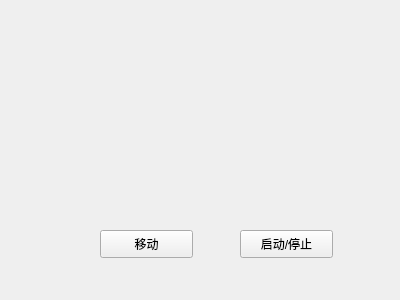
<?xml version="1.0" encoding="UTF-8"?>
<ui version="4.0">
 <class>Widget</class>
 <widget class="QWidget" name="Widget">
  <property name="geometry">
   <rect>
    <x>0</x>
    <y>0</y>
    <width>400</width>
    <height>300</height>
   </rect>
  </property>
  <property name="windowTitle">
   <string>Widget</string>
  </property>
  <widget class="QPushButton" name="btn_move">
   <property name="geometry">
    <rect>
     <x>100</x>
     <y>230</y>
     <width>93</width>
     <height>28</height>
    </rect>
   </property>
   <property name="text">
    <string>移动</string>
   </property>
  </widget>
  <widget class="QPushButton" name="btn_stop">
   <property name="geometry">
    <rect>
     <x>240</x>
     <y>230</y>
     <width>93</width>
     <height>28</height>
    </rect>
   </property>
   <property name="text">
    <string>启动/停止</string>
   </property>
  </widget>
 </widget>
 <layoutdefault spacing="6" margin="11"/>
 <resources/>
 <connections/>
</ui>
